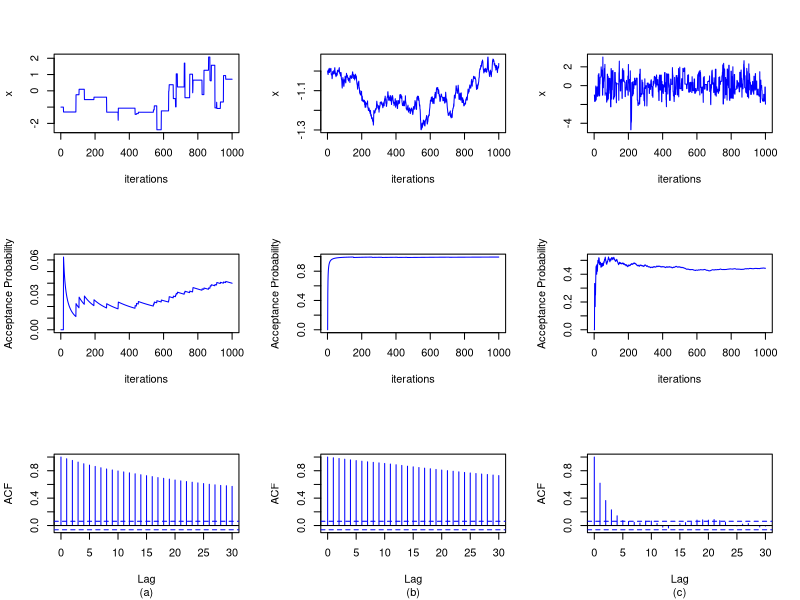

Generate this figure with R:
### optimal scaling and motivation for adaptive mcmc
set.seed(8)

# target - N(0,1)
# proposal - N(x,h) where h is to be chosen

N <- 1e5  # length of the chain

rwmh <- function(N=1e3,h){
X <- numeric(N) # creating MC
X <- -1 # starting value
p <- numeric(N) # for calculating acc. prob.
# implementing RWMH
for(i in 2:N)
{
 Y <- rnorm(1,mean=X[i-1],sd=sqrt(h))
 if(runif(1)<dnorm(Y)/dnorm(X[i-1])) 
 {
  X[i] <- Y
  p[i] <- 1
  } else {
  X[i] <- X[i-1]
  }
} 
return( list(acc.prob=p, chain=X) )
}

# plots

#layout(matrix(c(1,2,3,4,5,6,7,7,7), ncol=3, byrow=TRUE), heights=c(4,4,1))
MC1 = rwmh(h=1000)
MC2 = rwmh(h=0.0001)
MC3 = rwmh(h=6)

par(mfrow=c(3,3))

plot.ts(MC1$chain, col = "blue",
xlab="iterations", ylab = "x")
ts.plot(MC2$chain, col = "blue",
xlab="iterations", ylab = "x")
ts.plot(MC3$chain, col = "blue",
xlab="iterations", ylab = "x")

plot(cumsum(MC1$acc.prob)/1:length(MC1$acc.prob),
type = "l", col = "blue", xlab ="iterations", ylab="Acceptance Probability")
plot(cumsum(MC2$acc.prob)/1:length(MC2$acc.prob),
type = "l", col = "blue", xlab ="iterations", ylab="Acceptance Probability")
plot(cumsum(MC3$acc.prob)/1:length(MC3$acc.prob),
type = "l", col = "blue", xlab ="iterations", ylab="Acceptance Probability")

acf(MC1$chain, col = "blue", main = "", sub = "(a)")
acf(MC2$chain, col = "blue", main = "",  sub = "(b)")
acf(MC3$chain, col = "blue", main = "",  sub = "(c)")

#title("Fig. 2. Simple Metropolis algorithm with (a) too-large variance (left plots), (b) too-small variance (middle) and (c) appropriate variance
#(right). Trace plots (top) and autocorrelation plots (below) are shown for each case.",
#line = -45, outer = TRUE,font.main=3)
